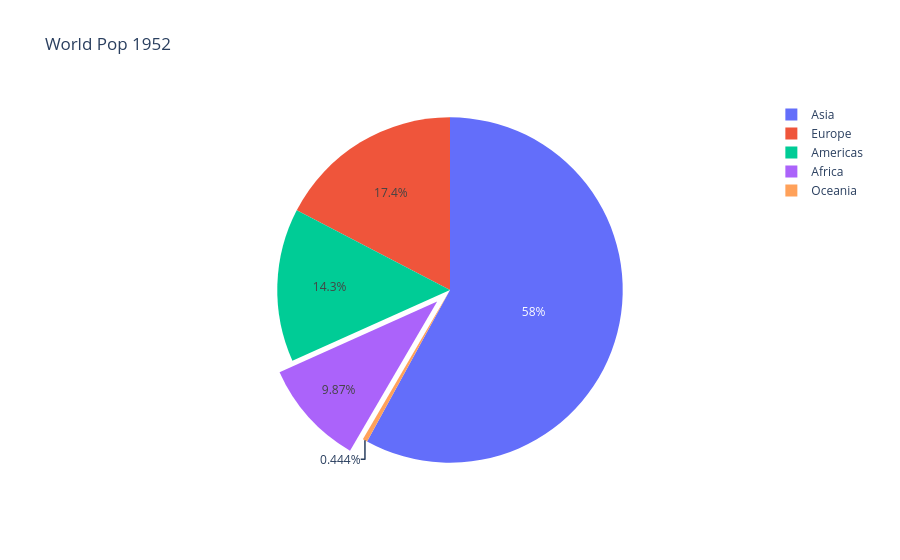

Source (notebook cell):
### Markdown cell above
---

# 📘 Module 3: Pie, Sunburst & Heatmaps

### 📝 [Markdown Cell]
```markdown
## 🧠 1. Theory & Mental Model
- **Pie Charts:** Show part-to-whole relationships. (Avoid if > 5 categories).
- **Sunburst:** The "Pie Chart on Steroids". Visualizes hierarchical data radially.
- **Heatmaps:** Matrix visualization where color intensity represents magnitude.

## 💡 2. Fun Fact
Plotly Express doesn't have an `explode` parameter like Matplotlib. Instead, you use `fig.update_traces(pull=[0.1, 0, 0])` to "pull" or explode specific slices outward!

## 💻 3. Code Examples

### Code cell
# 1. Pie Chart (Exploded)
df_1952 = df_gapminder.query("year == 1952")
cont_pop = df_1952.groupby("continent")["pop"].sum().reset_index()
fig_pie = px.pie(cont_pop, values="pop", names="continent", title="World Pop 1952")
fig_pie.update_traces(pull=[0.1, 0, 0, 0, 0]) # Explode the first slice!
fig_pie.show()

### Figure 1 — Plotly figure (JSON) as saved in the notebook; plotly's stock layout.template omitted (floating-point values rounded to 4 significant figures)
{"data": [{"domain": {"x": [0, 1], "y": [0, 1]}, "hovertemplate": "continent=%{label}<br>pop=%{value}<extra></extra>", "labels": ["Africa", "Americas", "Asia", "Europe", "Oceania"], "legendgroup": "", "name": "", "pull": [0.1, 0, 0, 0, 0], "showlegend": true, "type": "pie", "values": [237640501, 345152446, 1395357351, 418120846, 10686006]}], "layout": {"legend": {"tracegroupgap": 0}, "title": {"text": "World Pop 1952"}}}
